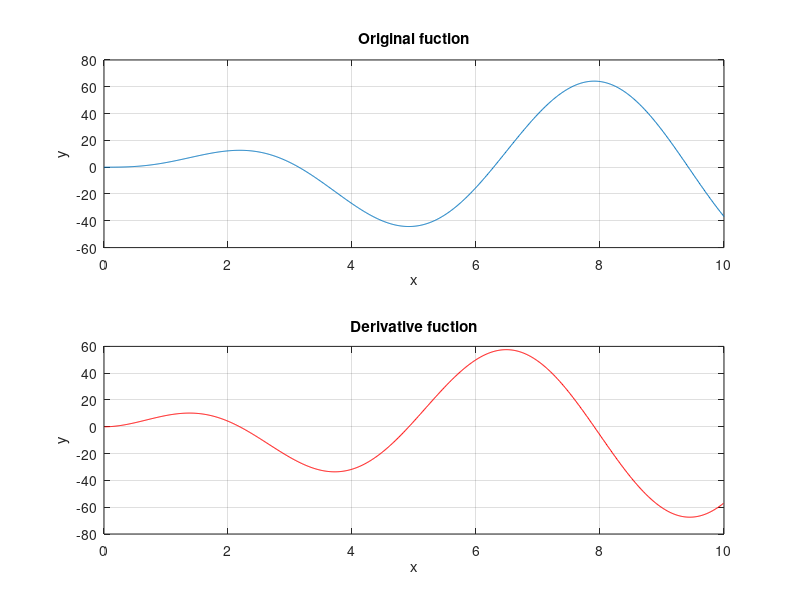

Write the MATLAB code that produced this figure.
% Derivative of a Function
% Set up an x-array from 0 to 10 with an increment of 0.01
x = 0:0.01:10;
y = 5*x.^2.*exp(-0.2*x).*sin(x);
% Find the central difference estimate of the derivative
n = length(x);
der = (y(3:n)-y(1:n-2))./(x(3:n)-x(1:n-2));
% Plot the original function 
subplot(2,1,1)
plot(x,y)
grid on 
title('Original fuction')
xlabel("x")
ylabel("y")
subplot(2,1,2)
plot(x(2:n-1),der,color='r')
grid on 
title('Derivative fuction')
xlabel("x")
ylabel("y")
